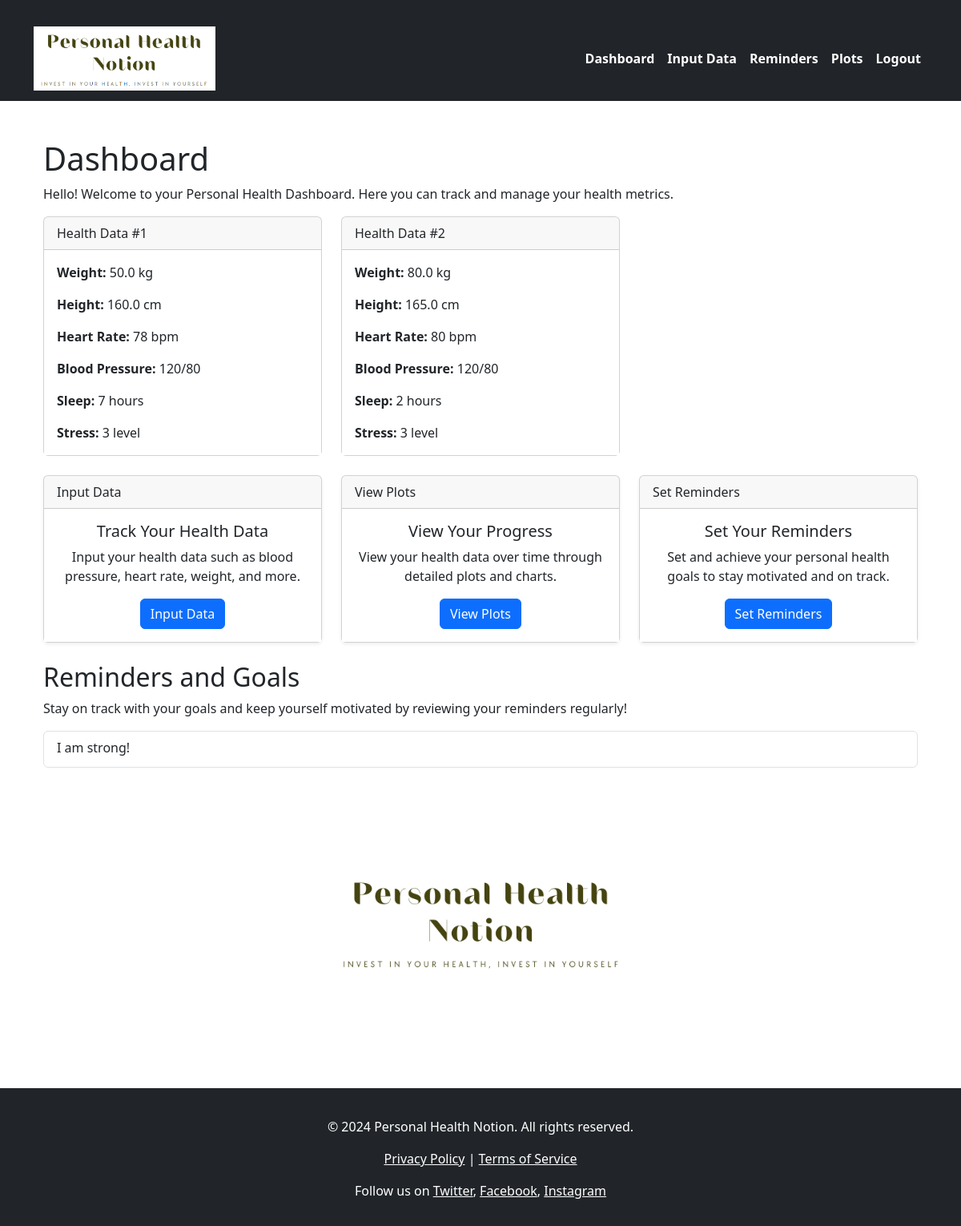
The page /dashboard (signed in) on the database as committed earlier.
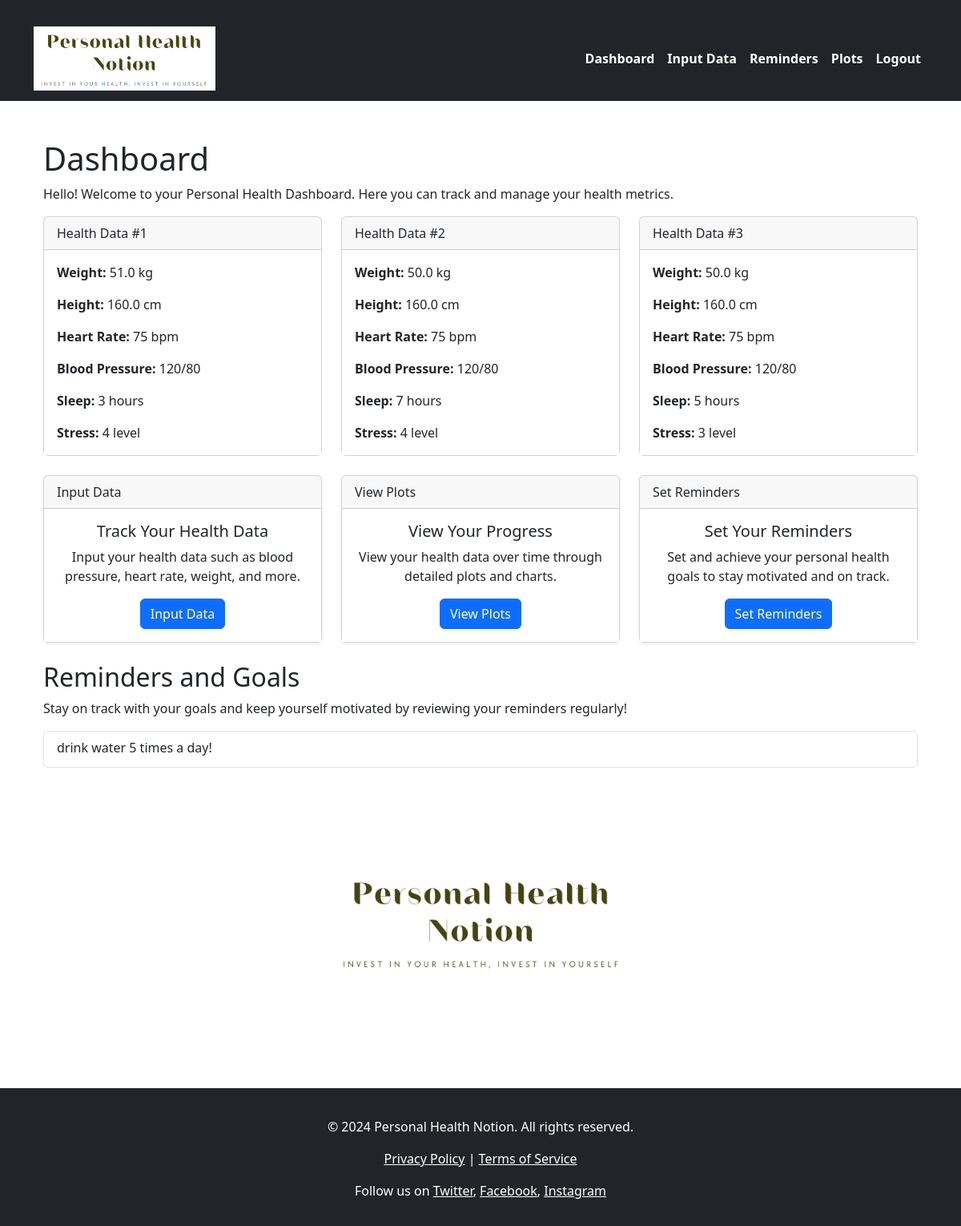
The same page on the database as committed later.
### models.py (models this page shows)
class HealthData(db.Model):
    id = db.Column(db.Integer, primary_key=True)
    blood_pressure = db.Column(db.String(20), nullable=False)  # //
    heart_rate = db.Column(db.Integer, nullable=False)  # //
    weight = db.Column(db.Float, nullable=False)  # //
    height = db.Column(db.Float, nullable=False)  # //
    sleep = db.Column(db.Integer, nullable=False)  # //
    stress = db.Column(db.Integer, nullable=False)  # //
    user_id = db.Column(db.Integer, db.ForeignKey('user.id'),
                        nullable=False)  # Fremdschlüssel zur User-Tabelle, //

class Reminder(db.Model):
    id = db.Column(db.Integer, primary_key=True)
    reminder = db.Column(db.String(200), nullable=False)  # Erinnerungstext, //
    user_id = db.Column(db.Integer, db.ForeignKey('user.id'),
                        nullable=False)  # Fremdschlüssel zur User-Tabelle, //

### app.py (the view)
@app.route('/dashboard')
@login_required
def dashboard():
    user = User.query.filter_by(username=session['username']).first()
    health_data = HealthData.query.filter_by(user_id=user.id).all()
    reminders = Reminder.query.filter_by(user_id=user.id).all()  # Fetch reminders
    return render_template('dashboard.html', health_data=health_data, reminders=reminders)

### app.py (called while the page is built)
def login_required(f):
    @wraps(f)
    def wrap(*args, **kwargs):
        if 'logged_in' in session:
            return f(*args, **kwargs)
        else:
            flash('You need to login first.')
            return redirect(url_for('login'))
    return wrap

### templates/dashboard.html
{% extends "base.html" %}
{% block content %}
<div id="dashboard-container" class="container mt-4">
    <h1>Dashboard</h1>
    <p>Hello! Welcome to your Personal Health Dashboard. Here you can track and manage your health metrics.</p>
    <div class="row">
        {% for item in health_data %}
        <div class="col-md-4">
            <div class="card mb-4">
                <div class="card-header">Health Data #{{ item.id }}</div>
                <div class="card-body">
                    <p class="card-text"><strong>Weight:</strong> {{ item.weight }} kg</p>
                    <p class="card-text"><strong>Height:</strong> {{ item.height }} cm</p>
                    <p class="card-text"><strong>Heart Rate:</strong> {{ item.heart_rate }} bpm</p>
                    <p class="card-text"><strong>Blood Pressure:</strong> {{ item.blood_pressure }}</p>
                    <p class="card-text"><strong>Sleep:</strong> {{ item.sleep }} hours</p>
                    <p class="card-text"><strong>Stress:</strong> {{ item.stress }} level</p>
                </div>
            </div>
        </div>
        {% endfor %}
    </div>
    <div class="row">
        <div class="col-md-4">
            <div class="card mb-4 shadow-sm">
                <div class="card-header">Input Data</div>
                <div class="card-body text-center">
                    <h5 class="card-title">Track Your Health Data</h5>
                    <p class="card-text">Input your health data such as blood pressure, heart rate, weight, and more.</p>
                    <a href="{{ url_for('input_data') }}" class="btn btn-primary">Input Data</a>
                </div>
            </div>
        </div>
        <div class="col-md-4">
            <div class="card mb-4 shadow-sm">
                <div class="card-header">View Plots</div>
                <div class="card-body text-center">
                    <h5 class="card-title">View Your Progress</h5>
                    <p class="card-text">View your health data over time through detailed plots and charts.</p>
                    <a href="{{ url_for('plots') }}" class="btn btn-primary">View Plots</a>
                </div>
            </div>
        </div>
        <div class="col-md-4">
            <div class="card mb-4 shadow-sm">
                <div class="card-header">Set Reminders</div>
                <div class="card-body text-center">
                    <h5 class="card-title">Set Your Reminders</h5>
                    <p class="card-text">Set and achieve your personal health goals to stay motivated and on track.</p>
                    <a href="{{ url_for('reminders') }}" class="btn btn-primary">Set Reminders</a>
                </div>
            </div>
        </div>
    </div>
    <div class="row">
        <div class="col-md-12">
            <h2>Reminders and Goals</h2>
            <p>Stay on track with your goals and keep yourself motivated by reviewing your reminders regularly!</p>
            <div class="list-group">
                {% for reminder in reminders %}
                <div class="list-group-item list-group-item-action">
                    <div class="d-flex w-100 justify-content-between">
                        <p class="mb-1">{{ reminder.reminder }}</p>
                    </div>
                </div>
                {% endfor %}
            </div>
        </div>
    </div>
    <div class="text-center">
        <img src="{{ url_for('static', filename='images/logo.png') }}" alt="Personal Health Notion Logo" class="img-fluid" style="max-width: 400px;">
    </div>
</div>
{% endblock %}

### templates/base.html (shortened to what this page needs)
<!DOCTYPE html>
<html lang="en">
<head>
    <link rel="stylesheet" href="{{ url_for('static', filename='css/styles.css') }}">
    <link href="https://cdn.jsdelivr.net/npm/bootstrap@5.3.3/dist/css/bootstrap.min.css" rel="stylesheet">
</head>
<body class="d-flex flex-column min-vh-100">
    <nav class="navbar navbar-expand-lg navbar-dark bg-dark">
        <div class="container">
            <a class="navbar-brand d-flex align-items-center" href="{{ url_for('index') }}">
                <img src="{{ url_for('static', filename='./images/logo_navbar.png') }}" alt="Logo" id="navbar-logo">
            </a>
            <div class="collapse navbar-collapse" id="navbarNav">
                <ul class="navbar-nav ms-auto">
                    {% if session.get('logged_in') %}
                        <li class="nav-item">
                            <a class="nav-link" href="{{ url_for('dashboard') }}">Dashboard</a>
                        </li>
                        <li class="nav-item">
                            <a class="nav-link" href="{{ url_for('input_data') }}">Input Data</a>
                        </li>
                        <li class="nav-item">
                            <a class="nav-link" href="{{ url_for('reminders') }}">Reminders</a>
                        </li>
                        <li class="nav-item">
                            <a class="nav-link" href="{{ url_for('plots') }}">Plots</a>
                        </li>
                        <li class="nav-item">
                            <a class="nav-link" href="{{ url_for('logout') }}">Logout</a>
                        </li>
                    {% endif %}
                </ul>
            </div>
        </div>
    </nav>
    <div class="container mt-4 flex-grow-1">
        {% block content %}{% endblock %}
    </div>
    <footer class="footer mt-auto py-3 bg-dark text-white">
        <div class="container text-center">
            <p>&copy; 2024 Personal Health Notion. All rights reserved.</p>
            <p><a href="#" class="text-white">Privacy Policy</a> | <a href="#" class="text-white">Terms of Service</a></p>
            <p>Follow us on
                <a href="#" class="text-white" target="_blank">Twitter</a>,
                <a href="#" class="text-white" target="_blank">Facebook</a>,
                <a href="#" class="text-white" target="_blank">Instagram</a>
            </p>
        </div>
    </footer>
</body>
</html>

### static/css/styles.css (style rules this page uses)
:root { --primary-color: #728EFF; --secondary-color: #5AFFE7; --accent-color: #08C6AB; --dark-color: #37465B; --darker-color: #212B38; --text-color: #FFFFFF; --background-color: #F0F0F0; --navbar-color: #B0B0B0; }
body { background: linear-gradient(135deg, #512F5, #9DF9EF, #ED7F76, #FFAB6, #A26069); color: var(--dark-color); font-family: 'Cabin', sans-serif; min-height: 100vh; display: flex; flex-direction: column; margin: 0; }
.container { flex: 1 0 auto; margin-top: 20px; }
.footer { background-color: var(--darker-color); color: var(--text-color); padding: 20px 0; text-align: center; flex-shrink: 0; }
.navbar { background-color: var(--light-color); }
.navbar .navbar-brand { display: flex; align-items: center; font-weight: bold; color: var(--dark-color); }
.navbar .navbar-brand #navbar-logo { max-height: 80px; margin-right: 30px; }
.navbar .nav-link { color: var(--text-color); font-weight: 700; }
.btn-primary { background-color: var(--accent-color); border: none; }
.card { border: 1px solid var(--dark-color); border-radius: 10px; }
.card-header { background-color: var(--secondary-color); color: var(--dark-color); }
.card-body { background-color: var(--text-color); }

Rows that differ between the two databases and show on the page:
changed HealthData id 1: weight "50.0" → "51.0"; heart_rate "78" → "75"; sleep "7" → "3"; stress "3" → "4"
changed HealthData id 2: weight "80.0" → "50.0"; height "165.0" → "160.0"; heart_rate "80" → "75"; sleep "2" → "7"; stress "3" → "4"
added HealthData: id "3", weight "50.0", height "160.0", heart_rate "75", blood_pressure "120/80", sleep "5", stress "3"
changed Reminder: reminder "I am strong!" → "drink water 5 times a day!"
